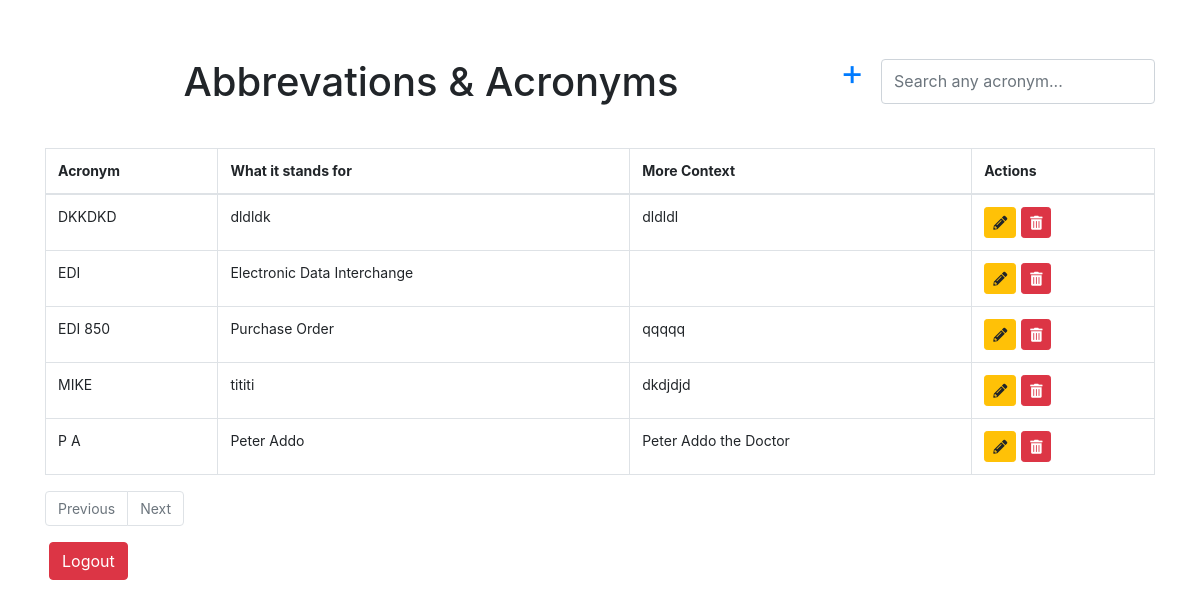
Page /acronyms (signed in) on the earlier database version.
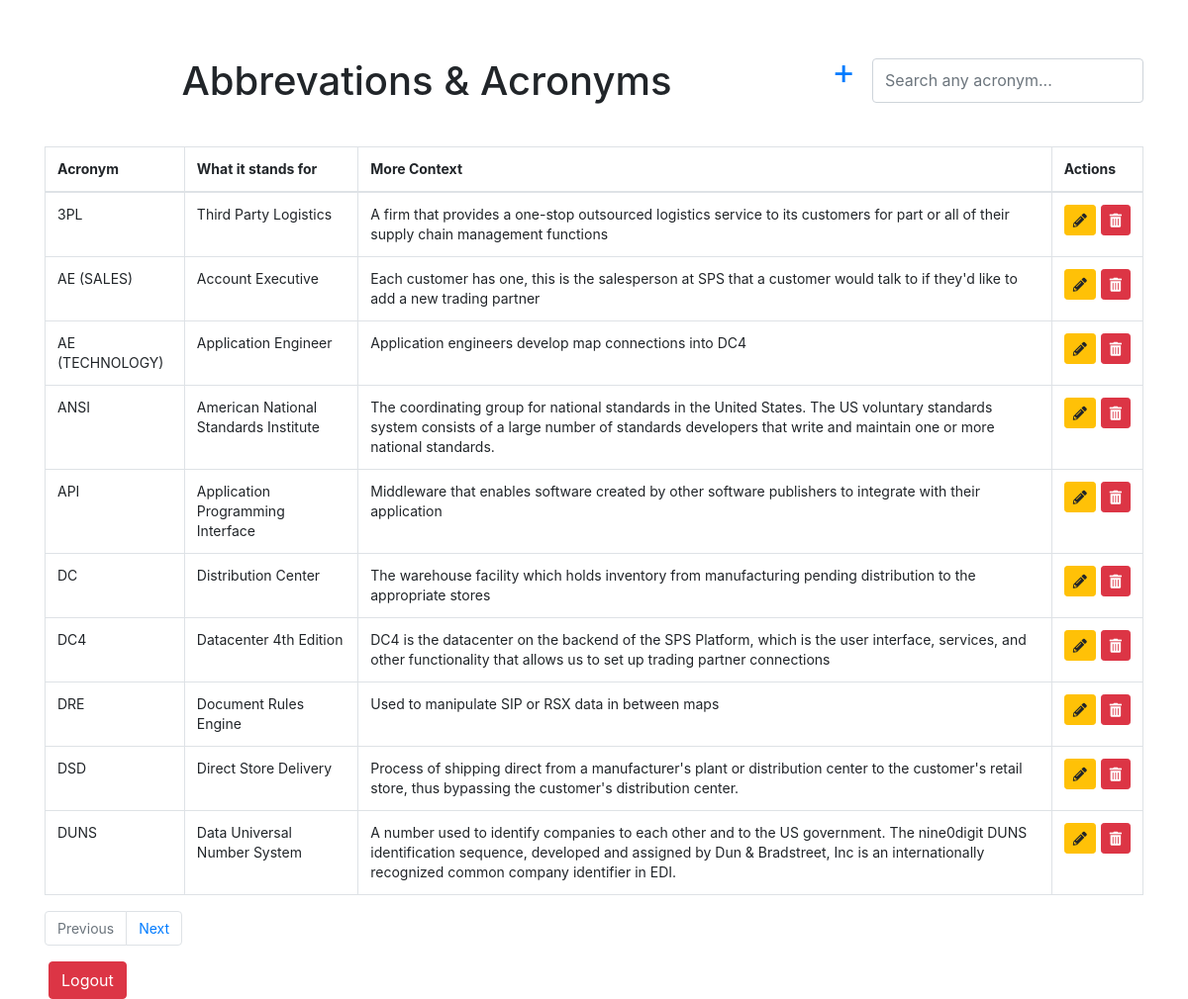
Same page on the later database version.
### app.py (models this page shows)
class Acronym(db.Model):
    id = db.Column(db.Integer, primary_key=True)
    acronym = db.Column(db.String(10), unique=True, nullable=False)
    meaning = db.Column(db.String(200), nullable=False)
    description = db.Column(db.String(500))  # Allows for a longer description, nullable by default

### app.py (the view)
@app.route('/acronyms')
@login_required
def acronyms():
    form = AcronymForm()
    page = request.args.get('page', 1, type=int)
    per_page = 10  # Define how many items each page should display
    query = request.args.get('q', '')
    if query:
        acronyms = Acronym.query.filter(
            db.or_(
                Acronym.acronym.like('%' + query + '%'),
                Acronym.meaning.like('%' + query + '%'),
                Acronym.description.like('%' + query + '%')
            )
        ).paginate(page=page, per_page=per_page, error_out=False)
    else:
        acronyms = Acronym.query.order_by(Acronym.acronym).paginate(page=page, per_page=per_page, error_out=False)
    return render_template('acronyms.html', acronyms=acronyms.items, pagination=acronyms, form=form)

### app.py
class AcronymForm(FlaskForm):
    acronym = StringField('Acronym', validators=[DataRequired()])
    meaning = StringField('Meaning', validators=[DataRequired()])
    description = StringField('Description')
    submit = SubmitField('Add Acronym')

### app.py (called while the page is built)
@login_manager.user_loader
def load_user(user_id):
    return User.query.get(int(user_id))

### templates/acronyms.html (shortened to what this page needs)
<!DOCTYPE html>
<html lang="en">
<head>
    <link rel="stylesheet" href="https://stackpath.bootstrapcdn.com/bootstrap/4.5.2/css/bootstrap.min.css">
    <link rel="stylesheet" href="https://cdnjs.cloudflare.com/ajax/libs/font-awesome/5.15.4/css/all.min.css">
    <link rel="stylesheet" href="https://cdn.dev.spsc.io/web/framework/styles/sps-styles/SEMVER_RELEASE/index.css">
</head>
<body>
    <div class="container mt-5">
        <div class="d-flex justify-content-between align-items-center mb-4">
            <h1 class="text-center flex-grow-1">Abbrevations & Acronyms</h1>
            <div>
                <div class="search-container">
                    <form class="form-inline d-inline" action="/acronyms" method="get">
                        <div class="form-inputs">
                            <a href="{{ url_for('home') }}" class="btn-add-acronym" title="Add Acronym">+</a>
                            <input class="form-control" type="search" placeholder="Search any acronym..." aria-label="Search" name="q">
                        </div>
                    </form>
                </div>
            </div>
        </div>
        <table class="table table-bordered mt-3">
            <thead>
                <tr>
                    <th scope="col">Acronym</th>
                    <th scope="col">What it stands for</th>
                    <th scope="col">More Context</th>
                    {% if current_user.is_authenticated and current_user.is_admin %}
                    <th scope="col">Actions</th>
                    {% endif %}
                </tr>
            </thead>
            <tbody>
                {% for acronym in acronyms %}
                <tr>
                    <td>{{ acronym.acronym }}</td>
                    <td>{{ acronym.meaning }}</td>
                    <td>{{ acronym.description }}</td>
                    {% if current_user.is_authenticated and current_user.is_admin %}
                    <td>
                        <div class="action-buttons">
                            <a href="{{ url_for('edit_acronym', id=acronym.id) }}" class="btn btn-warning btn-sm">
                                <i class="fas fa-pencil-alt"></i>
                            </a>
                            <a href="{{ url_for('delete_acronym', id=acronym.id) }}" class="btn btn-danger btn-sm">
                                <i class="fas fa-trash-alt"></i>
                            </a>
                        </div>
                    </td>
                    {% endif %}
                </tr>
                {% endfor %}
            </tbody>
        </table>
        <nav>
            <ul class="pagination">
                {% if pagination.has_prev %}
                    <li class="page-item"><a class="page-link" href="{{ url_for('acronyms', page=pagination.prev_num) }}">Previous</a></li>
                {% else %}
                    <li class="page-item disabled"><span class="page-link">Previous</span></li>
                {% endif %}
                {% if pagination.has_next %}
                    <li class="page-item"><a class="page-link" href="{{ url_for('acronyms', page=pagination.next_num) }}">Next</a></li>
                {% else %}
                    <li class="page-item disabled"><span class="page-link">Next</span></li>
                {% endif %}
            </ul>
        </nav>
        <td>
            <a href="/logout" class="btn btn-danger ml-1">Logout</a>
        </td>
    </div>

### templates/acronyms.html (style rules this page uses)
body { font-family: -apple-system, BlinkMacSystemFont, Segoe UI, Roboto, Oxygen, Ubuntu, Fira Sans, Droid Sans, Helvetica Neue, sans-serif; font-size: 14px; font-style: normal; font-variant: normal; font-weight: 400; letter-spacing: 0; line-height: 1.42857143; text-align: left; white-space: normal; }
.form-inputs { position: relative; margin-bottom: 20px; }
.form-inputs .form-control { height: 45px; }
.action-buttons { display: flex; gap: 5px; }
.btn-add-acronym { margin-left: 10px; font-size: 36px; width: 50px; height: 50px; display: inline-flex; align-items: center; justify-content: center; padding: 0; border: none; background: none; color: #007bff; cursor: pointer; }
.search-container { display: flex; align-items: center; justify-content: flex-end; }

Differences in the rows shown:
removed Acronym: acronym "DKKDKD", meaning "dldldk", description "dldldl"
removed Acronym: acronym "EDI", meaning "Electronic Data Interchange"
removed Acronym: acronym "EDI 850", meaning "Purchase Order", description "qqqqq"
removed Acronym: acronym "MIKE", meaning "tititi", description "dkdjdjd"
removed Acronym: acronym "P A", meaning "Peter Addo", description "Peter Addo the Doctor"
added Acronym: acronym "3PL", meaning "Third Party Logistics", description "A firm that provides a one-stop outsourced logistics service to its customers for part or all of their supply chain management functions"
added Acronym: acronym "AE (SALES)", meaning "Account Executive", description "Each customer has one, this is the salesperson at SPS that a customer would talk to if they'd like to add a new trading partner"
added Acronym: acronym "AE (TECHNOLOGY)", meaning "Application Engineer", description "Application engineers develop map connections into DC4"
added Acronym: acronym "ANSI", meaning "American National Standards Institute", description "The coordinating group for national standards in the United States. The US voluntary standards system consists of a large number of standards developers that write and maintain one or more national standards."
added Acronym: acronym "API", meaning "Application Programming Interface", description "Middleware that enables software created by other software publishers to integrate with their application"
added Acronym: acronym "DC", meaning "Distribution Center", description "The warehouse facility which holds inventory from manufacturing pending distribution to the appropriate stores"
added Acronym: acronym "DC4", meaning "Datacenter 4th Edition", description "DC4 is the datacenter on the backend of the SPS Platform, which is the user interface, services, and other functionality that allows us to set up trading partner connections"
added Acronym: acronym "DRE", meaning "Document Rules Engine", description "Used to manipulate SIP or RSX data in between maps"
added Acronym: acronym "DSD", meaning "Direct Store Delivery", description "Process of shipping direct from a manufacturer's plant or distribution center to the customer's retail store, thus bypassing the customer's distribution center."
added Acronym: acronym "DUNS", meaning "Data Universal Number System", description "A number used to identify companies to each other and to the US government. The nine0digit DUNS identification sequence, developed and assigned by Dun & Bradstreet, Inc is an internationally recognized common company identifier in EDI."
